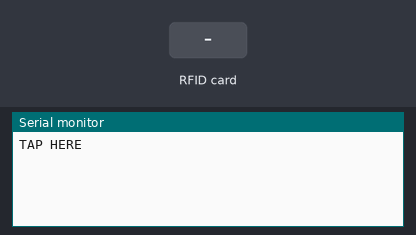
A sketch run on a simulated Arduino Uno, built with avr-gcc and run on an emulated ATmega328P. Shown: the last lines printed to the serial monitor. Inputs (shaded band) come from the test bench.

Above: at 1.2 s.
1.3 s: RFID card 81 D1 E0 26 held to the reader
At 2.5 s:
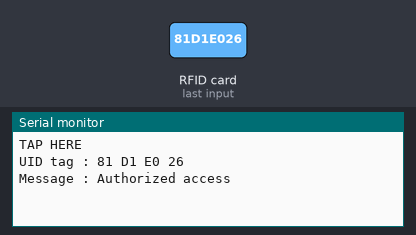
2.8 s: RFID card EC 8B 1C 4A held to the reader
At 5.2 s:
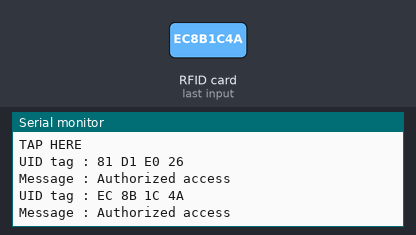
5.8 s: RFID card 47 C6 C8 5F held to the reader
At 7.7 s:
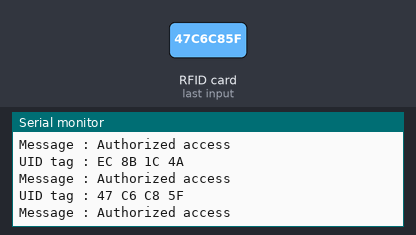
8.8 s: RFID card 5E 7A 19 C4 held to the reader
At 11.3 s:
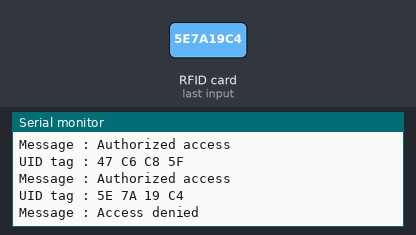

Measured:
- after the input at 1.3 s, the serial monitor: prints a new line at once (image 1)
- after the input at 2.8 s, the serial monitor: prints a new line after 1.5 s (image 2)
- after the input at 5.8 s, the serial monitor: prints a new line after 1.5 s (image 3)
- after the input at 8.8 s, the serial monitor: prints a new line after 1.5 s (image 4)

The sketch:

RFID.ino
```cpp
#include <SPI.h>
#include <MFRC522.h>

#define SS_PIN 10
#define RST_PIN 9
MFRC522 mfrc522(SS_PIN, RST_PIN);// Create MFRC522 instance.

void setup()
{
  Serial.begin(9600);   // Initiate a serial communication
  SPI.begin();      // Initiate  SPI bus
  mfrc522.PCD_Init();   // Initiate MFRC522
  Serial.println("TAP HERE");
  Serial.println();

}
void loop()
{
  // Look for new cards
  if ( ! mfrc522.PICC_IsNewCardPresent())
  {
    return;
  }
  // Select one of the cards
  if ( ! mfrc522.PICC_ReadCardSerial())
  {
    return;
  }
  //Show UID on serial monitor
  Serial.print("UID tag :");
  String content= "";
  byte letter;
  for (byte i = 0; i < mfrc522.uid.size; i++)
  {
     Serial.print(mfrc522.uid.uidByte[i] < 0x10 ? " 0" : " ");
     Serial.print(mfrc522.uid.uidByte[i], HEX);
     content.concat(String(mfrc522.uid.uidByte[i] < 0x10 ? " 0" : " "));
     content.concat(String(mfrc522.uid.uidByte[i], HEX));
  }
  Serial.println();
  Serial.print("Message : ");
  content.toUpperCase();
  if (content.substring(1) == "81 D1 E0 26") //change here the UID of the card/cards that you want to give access
  {
    Serial.println("Authorized access");
    Serial.println();
    delay(3000);
  }

 //EC 8B 1C 4A
 else if (content.substring(1) == "EC 8B 1C 4A") //change here the UID of the card/cards that you want to give access
  {
    Serial.println("Authorized access");
    Serial.println();
    delay(3000);
  }

  //47 C6 C8 5F

 else if (content.substring(1) == "47 C6 C8 5F") //change here the UID of the card/cards that you want to give access
  {
    Serial.println("Authorized access");
    Serial.println();
    delay(3000);
  }

 else{
    Serial.println("Access denied");
    delay(3000);
  }
}
```
